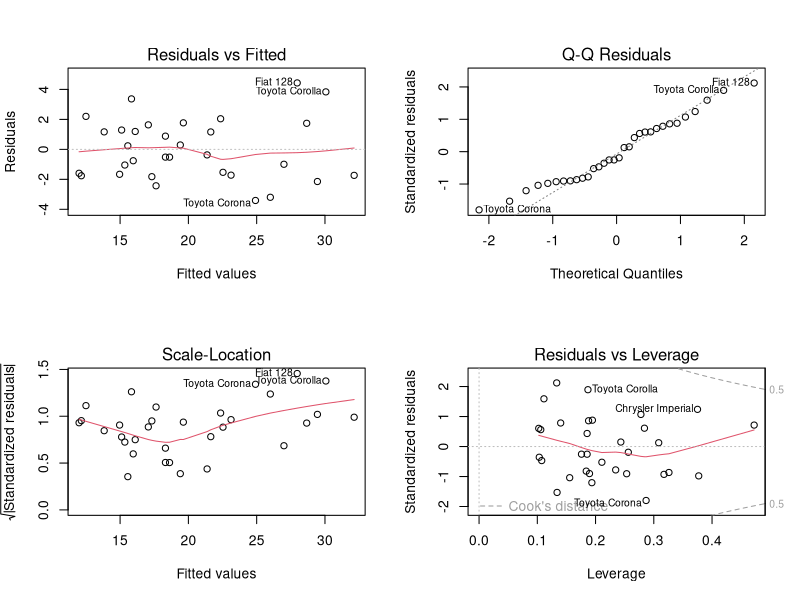

The R source for this figure: (Note: this script raises an error after producing the figure.)
## ---- chunk 1
set.seed(42)
## ---- chunk 2
# change am and cyl from numeric to factor
mtcars$am <- as.factor(mtcars$am)
mtcars$cyl <- as.factor(mtcars$cyl)

# multiple linear regression and results:
# (we need to scale (standardize) the predictors wt and hp, since we include their interaction)
carsfit <- lm(mpg ~ am + cyl + scale(wt) * scale(hp), dat = mtcars)
# weight is included as the first predictor in order to have
# it as the grouping factor in the allEffects plot

summary(carsfit)
# The first level of each factor is used as a reference, i.e. in this case a manual gear shift with 4 gears.
# From the coefficient cyl6 we see that there is no significant difference in fuel consumption (= our response) between 4 gears (the reference) and 6 gears.
# In contrast, the predictors weight (wt) and horsepower (hp) have a significant negative effect on the range (mpg), so that they both increase fuel consumption.

# check residuals
old.par = par(mfrow = c(2, 2))
plot(carsfit)
par(old.par)

# plot effects
plot(allEffects(carsfit))
# We can see in the wt*hp plot, that for high values of hp wt has no effect on the response mpg. We conclude that Pawl was right.
